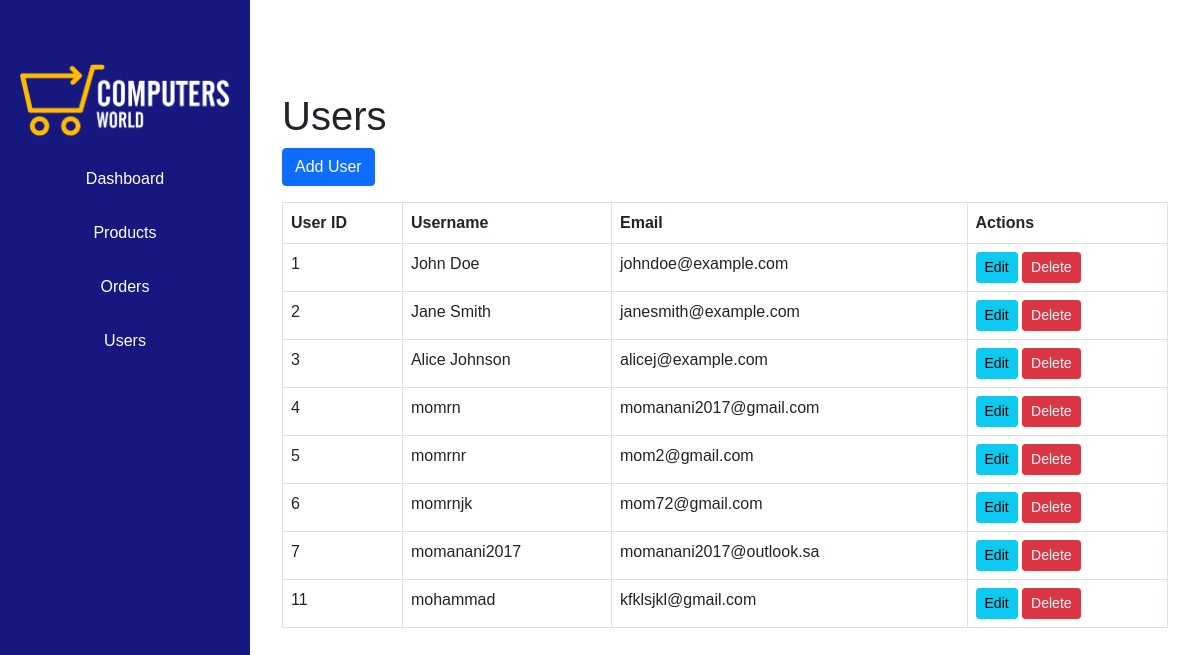
Page /Admin/index.php?page=users (signed in) on the committed database.
### tables this page shows
CREATE TABLE `users` (
                         `user_id` int(11) NOT NULL,
                         `user_name` varchar(108) NOT NULL,
                         `user_email` varchar(100) NOT NULL,
                         `user_password` varchar(100) NOT NULL,
                         `first_name` varchar(100) NOT NULL,
                         `last_name` varchar(100) NOT NULL,
                         `phone_number` varchar(15) NOT NULL,
                         `birth_date` date NOT NULL,
                         `gender` enum('male','female') NOT NULL,
                         `city` varchar(100) NOT NULL,
                         `region` varchar(100) NOT NULL,
                         `street` varchar(100) NOT NULL,
                         `role` int(11) DEFAULT 0
);

### Admin/pages/users.php (the view, shortened to what this page needs)
<?php
include ('server/connection.php');
?>
<div class="container mt-5">
    <h1>Users</h1>
    <a href="#" class="btn btn-primary mb-3" data-bs-toggle="modal" data-bs-target="#addUserModal">Add User</a>
    <table class="table table-bordered">
        <thead>
        <tr>
            <th>User ID</th>
            <th>Username</th>
            <th>Email</th>
            <th>Actions</th>
        </tr>
        </thead>
        <tbody>
        <?php
        $query = "SELECT * FROM users";
        $result = $conn->query($query);
        if ($result->num_rows > 0) {
            while ($row = $result->fetch_assoc()) {
                echo "<tr>
                        <td>{$row['user_id']}</td>
                        <td>{$row['user_name']}</td>
                        <td>{$row['user_email']}</td>
                        <td>
                            <a href='#' class='btn btn-info btn-sm' data-bs-toggle='modal' data-bs-target='#editUserModal'
                            data-id='{$row['user_id']}'
                            data-name='{$row['user_name']}'
                            data-email='{$row['user_email']}'>Edit</a>
                            <a href='server/functions.php?delete_user={$row['user_id']}' class='btn btn-danger btn-sm'>Delete</a>
                        </td>
                    </tr>";
            }
        } else {
            echo "<tr><td colspan='4'>No users found</td></tr>";
        }
        ?>
        </tbody>
    </table>
</div>

### Admin/css/admin.css (style rules this page uses)
body { font-family: 'Arial', sans-serif; }

### rows in the picture
users: user_id "1", user_name "John Doe", user_email "johndoe@example.com"
users: user_id "2", user_name "Jane Smith", user_email "janesmith@example.com"
users: user_id "3", user_name "Alice Johnson", user_email "alicej@example.com"
users: user_id "4", user_name "momrn", user_email "momanani2017@gmail.com"
users: user_id "5", user_name "momrnr", user_email "mom2@gmail.com"
users: user_id "6", user_name "momrnjk", user_email "mom72@gmail.com"
users: user_id "7", user_name "momanani2017", user_email "momanani2017@outlook.sa"
users: user_id "11", user_name "mohammad", user_email "kfklsjkl@gmail.com"
